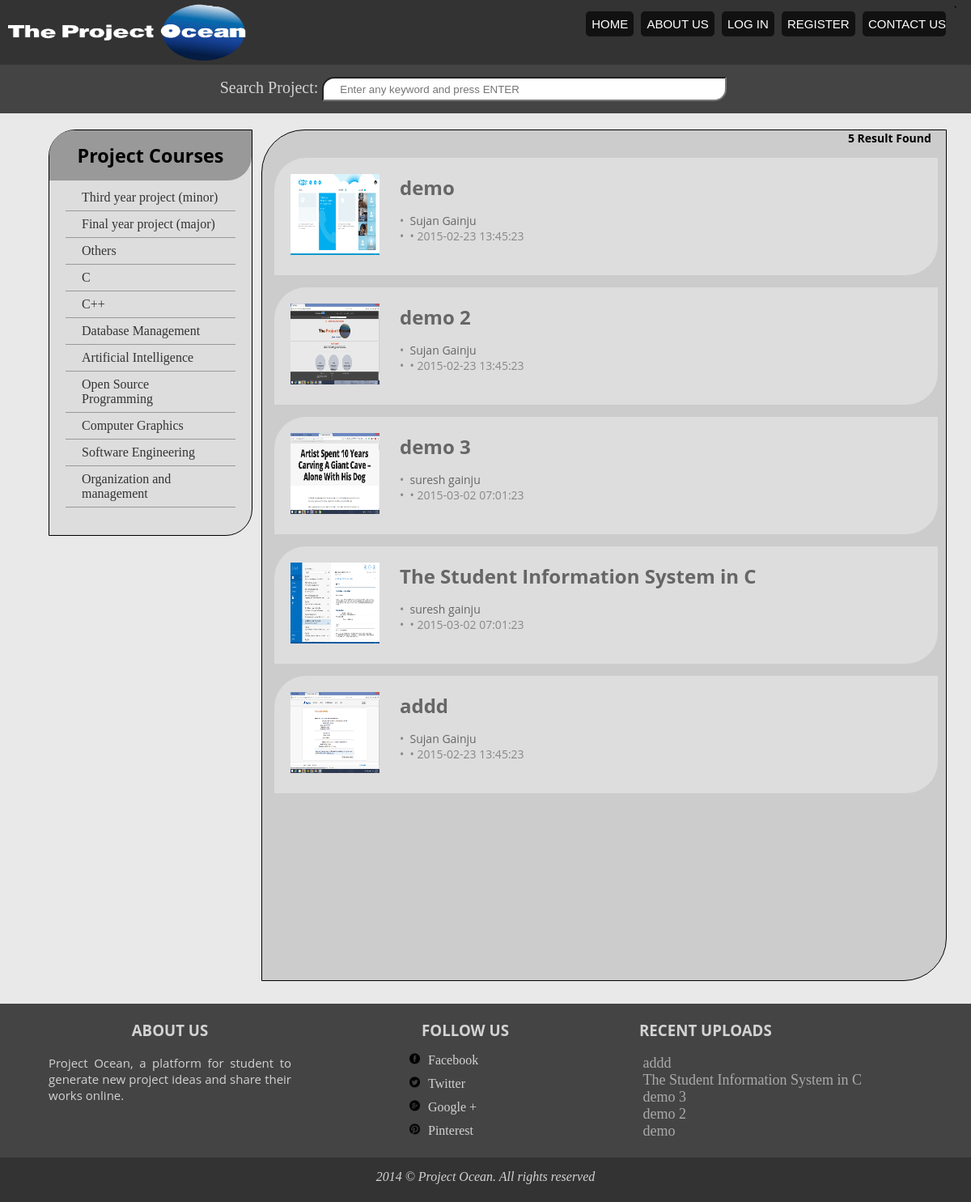
Screenshot of /search.php with the database file from the repository.
### tables this page shows
CREATE TABLE IF NOT EXISTS `projects` (
`project_id` int(4) NOT NULL,
  `title` varchar(255) NOT NULL,
  `description` text NOT NULL,
  `catagory` varchar(255) NOT NULL,
  `image` varchar(255) NOT NULL,
  `mainfile` varchar(255) NOT NULL,
  `filelink` varchar(255) NOT NULL,
  `user_id` int(4) NOT NULL,
  `date` timestamp NOT NULL DEFAULT CURRENT_TIMESTAMP
);

CREATE TABLE IF NOT EXISTS `user` (
`user_id` int(4) NOT NULL,
  `firstname` varchar(225) NOT NULL,
  `lastname` varchar(225) NOT NULL,
  `email` varchar(225) NOT NULL,
  `username` varchar(225) NOT NULL,
  `password` varchar(225) NOT NULL,
  `date` timestamp NOT NULL DEFAULT CURRENT_TIMESTAMP ON UPDATE CURRENT_TIMESTAMP
);

### class/database.php (called while the page is built, shortened)
<?php
class database
{
	private $host;
	private $username;
	private $password;
	function __construct()
	{
		$this->host = "localhost";
		$this->username = "root";
		$this->password = "";
		$this->database = "project";
	}
	 private function connect()
	{
		$this->con = mysql_connect($this->host, $this->username, $this->password);
		return($this->con);
	}
}
?>

### class/itemClass.php (called while the page is built, shortened)
<?php
class itemClass extends database{
		public function exec($sql){
			if(empty($sql)){
				return mysql_error();
			}
			else{
				return mysql_query($sql);
			}
		}
		public function viewfooter(){
			$sql="select * from projects,user where projects.user_id=user.user_id order by projects.date desc limit 0,5";
			return $this->exec($sql);
		}
		public function search($search){
			if(!isset($search)||empty($search)){
				$search='%';
			}
			$sql="select * from projects,user where projects.user_id=user.user_id AND (projects.catagory like '$search%' OR projects.title like '%$search%' OR
			projects.description like '%$search%' OR user.firstname like '%$search%') ";
			return $this->exec($sql);
		}
}
$item = new itemClass();
?>

### search.php (the view, shortened to what this page needs)
<?php
	include_once("class/classes.php");
	$search=$_GET['search'];
	$query=$item->search($search);
	$num=mysql_num_rows($query);
	if($num>0){
?>
<html>
<head>
	<link rel="stylesheet" type="text/css" href="css/style.css">
</head>
<body>
		<?php
			include("include/search_bar.php");
		?>
	<div class="content">
		<div class="wrapper">
			<div class="left-sidebar">
				<div class="courses">
					<div class="title">
						<h3> Project Courses </h3>
					</div>
					<ul class="list">
						<li><a href="search.php?search=major"> Third year project (minor) </a> </li>
						<li><a href="search.php?search=minor"> Final year project (major) </a> </li>
						<li><a href="search.php?search=other"> Others </a> </li>
						<li><a href="search.php?search=c"> C </a> </li>
						<li><a href="search.php?search=cpp"> C++ </a> </li>
						<li><a href="search.php?search=database"> Database Management </a> </li>
						<li><a href="search.php?search=ai"> Artificial Intelligence </a> </li>
						<li><a href="search.php?search=fosp"> Open Source Programming </a> </li>
						<li><a href="search.php?search=graphics"> Computer Graphics </a> </li>
						<li><a href="search.php?search=software"> Software Engineering </a> </li>
						<li><a href="search.php?search=management"> Organization and management </a> </li>
					</ul>
				</div>
			</div>
			<div class="posts">
					<p align="right"> <b><?php echo $num. "&nbsp;Result Found &nbsp;&nbsp;&nbsp;&nbsp;"; ?></b> </p>
					<?php
						while($data=mysql_fetch_array($query)){
					?>
						<div class="post">
							<div class="image">
								<?PHP $imgName = $data['image']; ?>
   								<img src="up_image/<?PHP echo $imgName;?>" width="110px" height="100px">
							</div>
							<div class="ptitle">
								<h2><a href="post.php?project_id=<?PHP echo $data['project_id']; ?>"> <?php echo $data['title']; ?> </a></h2>
								<p> &bull;&nbsp;<a href="#"> <?php echo $data['firstname'];?> <?php echo $data['lastname']; ?> </a>
									</br>&bull;&nbsp;<?php echo $data['college']; ?>
									&bull;&nbsp;<?php echo $data['date']; ?></p>
							</div>
						</div>
					<?php
						}
					?>
					<?php
						}
						else{
							echo "NO items found";
						}
					?>
			</div>
		</div>
	</div>
        <?php
			include("include/footer.php");
		?>
</body>
</html>

### include/footer.php
<?php
	include_once("class/itemClass.php");
	$query=$item->viewfooter();
?>
<footer>
        	<div class="subfooter">
				<div class="wrapper">
					<div class="about" id="about">
						<h3 align="center">ABOUT US </h3>
						<br>
						<p> Project Ocean, a platform for student to generate new project ideas and share their works online. </p>
					</div>
					<div class="social">
						<h3 align="center">FOLLOW US</h3>
						<ul class="list">
							<li><a href="#"> <img src="image/facebook.png" width="15px">Facebook</a></li>
							<li><a href="#"><img src="image/twitter.png" width="15px">Twitter</a></li>
							<li><a href="#"><img src="image/google.png" width="15px">Google +</a></li>
							<li><a href="#"><img src="image/pinterest.png" width="15px">Pinterest</a></li>
						</ul>
					</div>
					<div class="recent_upload">
						<h3 >RECENT UPLOADS</h3></br>
						<?php
							while($data=mysql_fetch_array($query)){
						?>
						<div class="recent">
							<a href="post.php?project_id=<?PHP echo $data['project_id']; ?>">&nbsp;<?php echo $data['title']; ?></a>
						</div>
						<?php
							}
						?>
					</div>
				</div>
			</div>
			<div class="mainfooter">
				<div class="wrapper">
					<address> 2014 &copy; Project Ocean. All rights reserved</address>
				</div>
			</div>
		</footer>

### css/style.css (style rules this page uses)
* { margin:0px; padding:0px; }
a { text-decoration: none; color:#00f; }
ul li { list-style:none; }
ul li a { color:lightgrey; text-decoration:none; }
h1, h2, h3, h4, h5, h6 { font-family: 'Open Sans',sans-serif; }
p { font-family: 'Open Sans',sans-serif; font-size: 14px; }
.list { list-style: none; padding: 10px 0; }
.wrapper { width:1180px; margin:0 auto; }
.content { height:1100px; background-color:#E9E9E9; }
.left-sidebar { margin:20px 0px 10px 50px; border:1px solid #000; float:left; width:250px; height: 500px; background-color: #ddd; color:#000; border-radius: 33px 0 33px 0; }
.left-sidebar .courses .title { text-align: center; font-size: 20px; padding:15px 0; background-color: #999; border-radius: 30px 0 30px 0; }
.left-sidebar .courses .list { padding: 5px 20px 20px 20px; }
.left-sidebar .courses .list li { border-bottom:1px solid #999; padding: 7px 20px; }
.left-sidebar .courses a { color:#333; }
.posts { margin:20px 20px 10px 10px; float:right; border: 1px solid #000; width:845px; height:1050px; background-color: #ccc; border-radius: 53px 0 53px 0; }
.posts .post { margin:15px; background-color: #ddd; height:125px; border-radius: 39px 0 39px 0; padding:10px 20px; width:780px }
.posts .post .image { width:135px; padding:10px 0; float:left; }
.posts .post .ptitle { margin:10px 0px; float: left; width:600px; border-radius: 23px 0 23px 0; }
.posts .post .ptitle a { color: #666; width:500px; padding-top: 10px; }
.posts .post .ptitle p { color: #888; padding: 15px 0px; }
.subfooter { height:150px; background-color: #444; color:lightgrey; padding: 20px 0; position:static; }
.subfooter .about { width:300px; float: left; text-align: justify; padding-left: 50px; }
.subfooter .about p { font-size: 15px; }
.subfooter .social { width: 150px; float: left; text-align: justify; margin-left:140px; }
.subfooter .social ul li { padding:5px; }
.subfooter .social img { padding-right: 9px; }
.subfooter .recent_upload { width:400px; float: left; margin-left: 140px; text-align: justify; }
.subfooter .recent_upload .recent a { color:#aaa; font-size: 18px; text-align: justify; }
.mainfooter { padding:15px 0; height:25px; background-color: #333; text-align: center; color:lightgrey; position:static; }

### rows the page displays
projects: image (picture), title "demo", user.firstname "Sujan", user.lastname "Gainju", user.date "2015-02-23 13:45:23"
projects: image (picture), title "demo 2", user.firstname "Sujan", user.lastname "Gainju", user.date "2015-02-23 13:45:23"
projects: image (picture), title "demo 3", user.firstname "suresh", user.lastname "gainju", user.date "2015-03-02 07:01:23"
projects: image (picture), title "The Student Information System in C", user.firstname "suresh", user.lastname "gainju", user.date "2015-03-02 07:01:23"
projects: image (picture), title "addd", user.firstname "Sujan", user.lastname "Gainju", user.date "2015-02-23 13:45:23"

### other values shown
$num "5"
